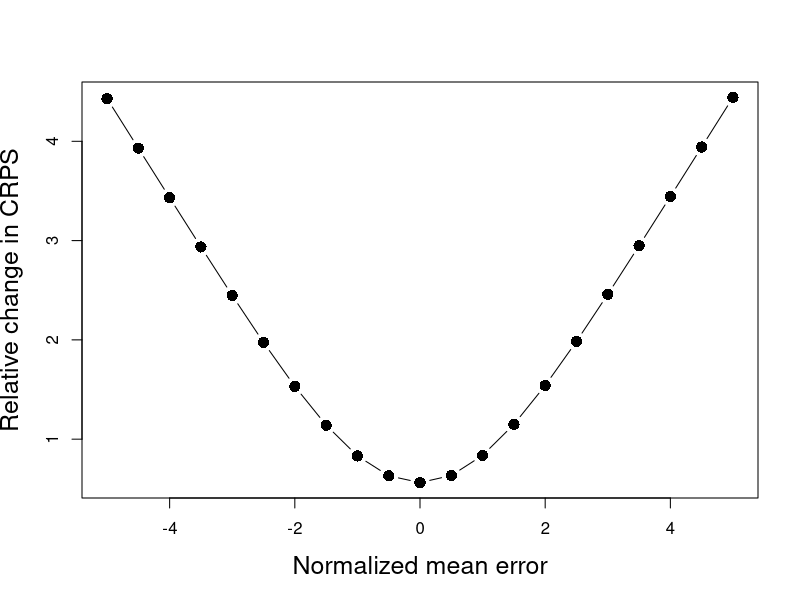
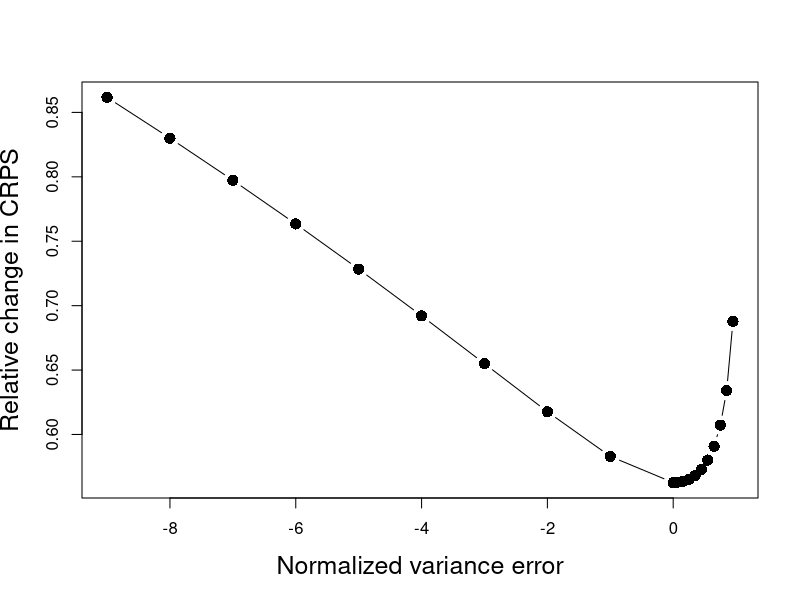
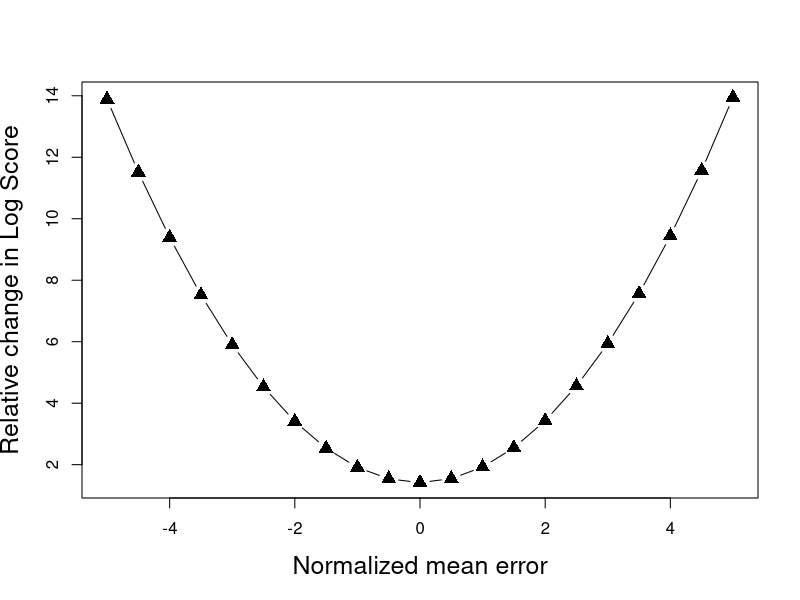
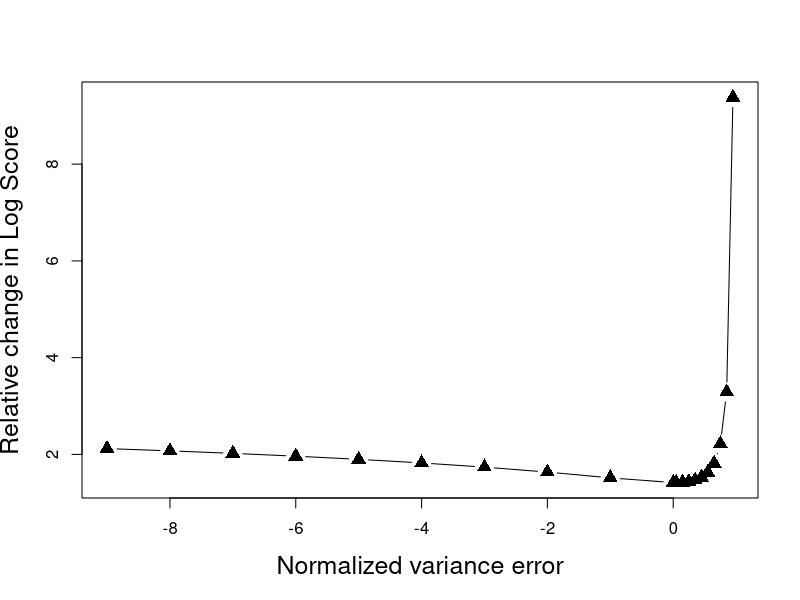

These figures' R source, in order: (Note: this script raises an error after producing the figures.)
###################
#   Global parameter#########
###################
true_mu <- 0
true_sigma_sq <- 1
pre_mu <- seq(-5,5,by=0.5)
pre_sigma_sq <- c(seq(0.05,1,by=0.1),seq(1,10,by=1))
rho <- 0.5

normalized_mean_error <- (true_mu-pre_mu)/true_sigma_sq
normalized_var_error <- (true_sigma_sq-pre_sigma_sq)/true_sigma_sq

num_data <- 500
nn <- 2

true_corr <- seq(0.2,0.8,by=0.2)
range_corr <- seq(0,0.9,by=0.1)
###################
###############################################################################################
###################
#  Functions #########
###################
CRPS <- function(data,mu,sigma){
  stand_term <- (data-mu)/sigma
  my_crps <- sigma*(stand_term*(2*pnorm(stand_term)-1)+2*dnorm(stand_term)-1/sqrt(pi))
  return (my_crps)
}
Log_score <- function(data,mu,sigma){
  ls=-log(dnorm(data,mu,sigma))
  return (ls)
}
calc_es <- function(X1,X2,n,beta=1) {  
  RES <- matrix(rep(0, n*n), nrow=n)
  for (i in 1:nrow(RES)) {
    for (j in 1:ncol(RES)) {
      RES[i,j] <-sum((abs(X1[i,]-X2[j,]))^beta)
    }
  }
  return(RES)
}
ES <- function(n=100,n_mu=2,mu=0,sigma,beta=1,k){
  data <- data1[k,]
  x1 <- mvrnorm(n,rep(mu,n_mu),sigma)
  x2 <- mvrnorm(n,rep(mu,n_mu),sigma)
  first_term <- mean(rowSums((abs(x1-data))^beta))
  second_term <- mean(calc_es(x1,x2,n,beta))
  Es_value <- first_term-1/2*second_term
  return(Es_value)
}
replace_diag <- function(k){
  my_cov <- diag(nn)
  for (i in (1:nn)){
    for (j in (1:nn)){
      if (i==j){
        my_cov[i,j] <- 1 *k
      }else{
        my_cov[i,j] <- rho*k
      }
    }
  }
  return(my_cov)
}
replace_corr <- function(k){
  my_cov <- diag(nn)
  for (i in (1:nn)){
    for (j in (1:nn)){
      if (i==j){
        my_cov[i,j] <- true_sigma_sq*1
      }else{
        my_cov[i,j] <- true_sigma_sq*k
      }
    }
  }
  return(my_cov)
}
###################

##################################################################
#####     CRPS       ################
y <- rnorm(10000,0,1)
relative_change_CRPS_mean_error <- sapply(pre_mu,function(i) mean(CRPS(y,i,sqrt(true_sigma_sq))))
plot(normalized_mean_error,relative_change_CRPS_mean_error,type='b',pch=16,
     ylab='Relative change in CRPS',xlab='Normalized mean error',cex=1.5,cex.lab=1.5)

relative_change_CRPS_var_error <- sapply(sqrt(pre_sigma_sq),function(i) mean(CRPS(y,0,i)))
plot(normalized_var_error ,relative_change_CRPS_var_error,type='b',pch=16,
     ylab='Relative change in CRPS',xlab='Normalized variance error',cex=1.5,cex.lab=1.5)

##################################################################
#####     logs      ################
relative_change_logs_mean_error <- sapply(pre_mu,function(i) mean(Log_score(y,i,sqrt(true_sigma_sq))))
plot(normalized_mean_error,relative_change_logs_mean_error,type='b',pch=17,
     ylab='Relative change in Log Score',xlab='Normalized mean error',cex=1.5,cex.lab=1.5)

relative_change_logs_var_error <- sapply(sqrt(pre_sigma_sq),function(i) mean(Log_score(y,0,i)))
plot(normalized_var_error,relative_change_logs_var_error,type='b',pch=17,
     ylab='Relative change in Log Score',xlab='Normalized variance error',cex=1.5,cex.lab=1.5)
##################################
##################################################################
#####     dss      ################
library(mvtnorm)
data1 <- mvrnorm(num_data,rep(0,nn),replace_diag(true_sigma_sq))
#
my_res <- 0
f1 <- function(i){
  for (j in 1:num_data){
    my_res[j]=-log(dmvnorm(data1[j,],rep(i,nn),replace_diag(true_sigma_sq)))
  }
  return (mean(my_res))
}
truth<- f1(0)

a <- sapply(pre_mu, function(i) (f1(i)-truth)/truth)
plot(normalized_mean_error,a,type='b',pch=18,
     ylab='Relative change in DSS',xlab='Normalized mean error',cex=1.5,cex.lab=1.5)

#
f2 <- function(i){
  for (j in 1:num_data){
    my_res[j]=-log(dmvnorm(data1[j,],rep(0,nn),replace_diag(i)))
  }
  return (mean(my_res))
}
truth <- f2(true_sigma_sq)

b <- sapply(pre_sigma_sq, function(i) (f2(i)-truth)/truth)
plot(normalized_var_error,b,type='b',pch=18,
     ylab='Relative change in DSS',xlab='Normalized var error',cex=1.5,cex.lab=1.5)
#

f3 <- function(i){
  for (j in 1:num_data){
    my_res[j]=-log(dmvnorm(data1[j,],rep(0,nn),replace_corr(i)))
  }
  return (mean(my_res))
}
res_corr <- matrix(rep(0,length(true_corr)*length(range_corr)),nrow=length(true_corr),ncol=length(range_corr))

for( w in (true_corr*10)){
  ww <-w/10
  data1 <- mvrnorm(num_data,rep(0,nn),replace_corr(ww))
  truth_dss <- f3(ww)
  res_corr[w/2,] <- sapply(range_corr, function(i) (f3(i)-truth_dss)/truth_dss)
}

plot(range_corr, res_corr[1,]  ,type='b',pch=18,col=1,
     ylab='Relative change in DSS',xlab='Predictive Correlation',cex=1.5,cex.lab=1.5)
lines(range_corr,res_corr[2,],type='b',pch=19,col=2,cex=1.5,cex.lab=1.5)
lines(range_corr,res_corr[3,],type='b',pch=20,col=3,cex=1.5,cex.lab=1.5)
lines(range_corr,res_corr[4,],type='b',pch=21,col=4,cex=1.5,cex.lab=1.5)
legend("topleft",text.width = 1.5*strwidth(expression(paste(rho, " = ", 0.4))),
       legend = c(expression(paste(rho, " = ", 0.2)),
                            expression(paste(rho, " = ", 0.4)),
                            expression(paste(rho, " = ", 0.6)),
                            expression(paste(rho, " = ", 0.8))), pch = 18:21,col=1:4,
                            cex=1.2)
##################################################################
#####     ES      ################



data1 <- mvrnorm(num_data,rep(0,nn),truth)

my_res <- 0
f1 <- function(i){
  for (j in 1:num_data){
    my_res[j]=(ES(n=100,n_mu=2,mu=i,replace_diag(true_sigma_sq),beta=1,j))
  }
  return (mean(my_res))
}

truth <- f1(0)
a <- sapply(pre_mu, function(i) (f1(i)-truth)/truth)
plot(normalized_mean_error,a,type='b',pch=18,
     ylab='Relative change in ES',xlab='Normalized mean error',cex=1.5,cex.lab=1.5)

#
f2 <- function(i){
  for (j in 1:num_data){
    my_res[j]=(ES(n=100,n_mu=2,mu=0,replace_diag(i),beta=1,j))
  }
  return (mean(my_res))
}
truth <- f2(1)

b <- sapply(pre_sigma_sq[6:length(pre_sigma_sq)], function(i) (f2(i)-truth)/truth)
plot(normalized_var_error[6:length(pre_sigma_sq)],b,type='b',pch=18,
     ylab='Relative change in ES',xlab='Normalized var error',cex=1.5,cex.lab=1.5)
#
f3 <- function(i){
  for (j in 1:num_data){
    my_res[j]=(ES(n=100,n_mu=2,mu=0,replace_corr(i),beta=1,j))
  }
  return (mean(my_res))
}
res_corr <- matrix(rep(0,length(true_corr)*length(range_corr)),nrow=length(true_corr),ncol=length(range_corr))

for( w in (true_corr*10)){
  ww <- w/10
  data1 <- mvrnorm(num_data,rep(0,nn),replace_corr(ww))
  truth_es <- f3(ww)
  res_corr[w/2,] <- sapply(range_corr, function(i) (f3(i)-truth_es)/truth_es)
}

plot(range_corr, res_corr[1,]  ,type='b',pch=18,col=1,
     ylab='Relative change in ES',xlab='Predictive Correlation',cex=1.5,cex.lab=1.5)
lines(range_corr,res_corr[2,],type='b',pch=19,col=2)
lines(range_corr,res_corr[3,],type='b',pch=20,col=3)
lines(range_corr,res_corr[4,],type='b',pch=21,col=4)
legend("topright",text.width = 1.5*strwidth(expression(paste(rho, " = ", 0.4))),
       legend = c(expression(paste(rho, " = ", 0.2)),
                             expression(paste(rho, " = ", 0.4)),
                             expression(paste(rho, " = ", 0.6)),
                             expression(paste(rho, " = ", 0.8))), pch = 18:21,col=1:4)







